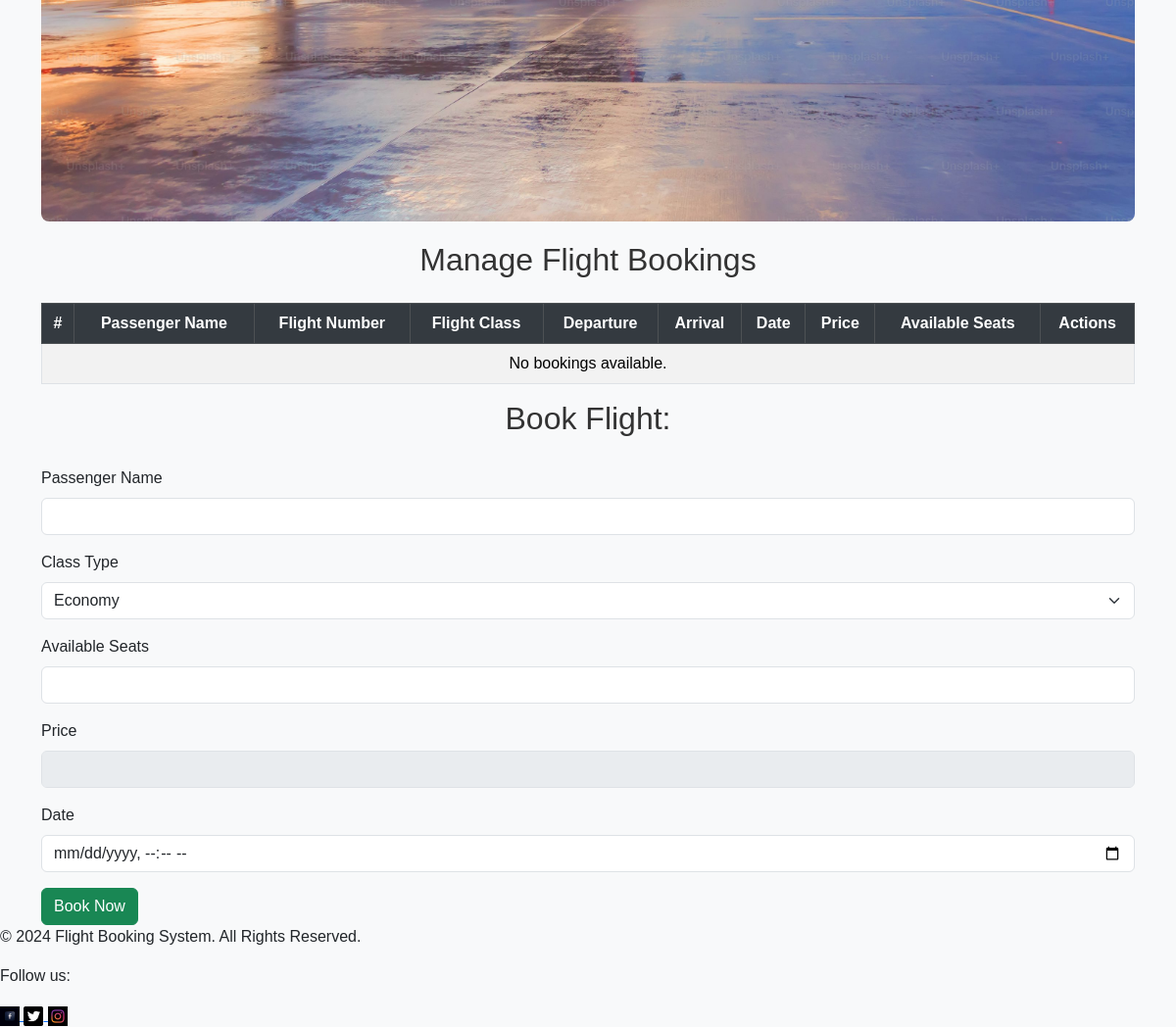
The page /admin_home (signed in, lower part) on the database as committed earlier.
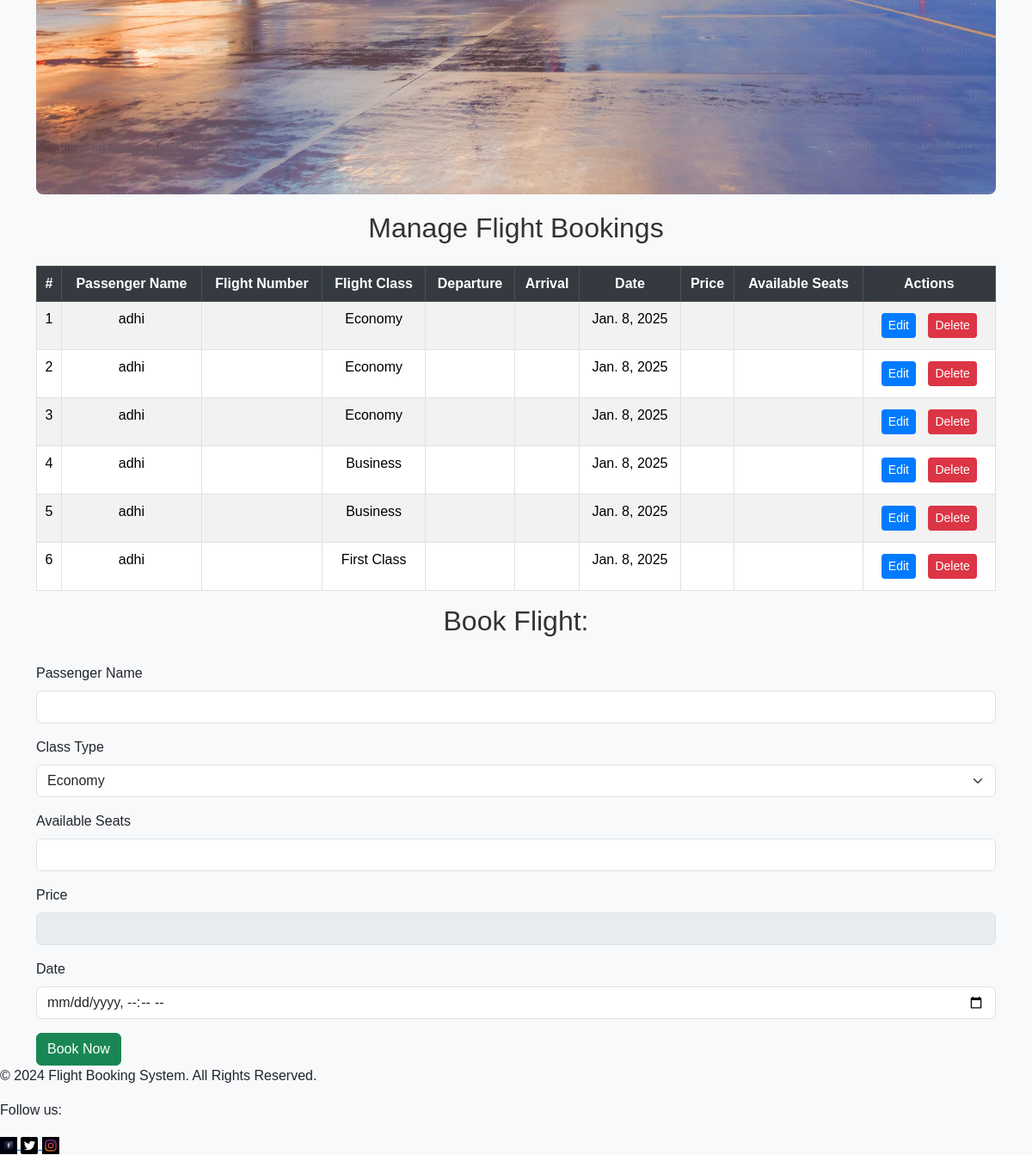
The same page on the database as committed later.
### app/models.py (models this page shows)
class Booking(models.Model):
    user = models.ForeignKey(User, on_delete=models.CASCADE)
    passenger_name = models.CharField(max_length=100)
    flight = models.ForeignKey(Flight, on_delete=models.CASCADE)
    date = models.DateField(auto_now_add=True)
    status = models.CharField(max_length=20, choices=[('Confirmed', 'Confirmed'),('Cancelled', 'Cancelled'),])
    class_type = models.CharField(max_length=50)

### app/views.py (the view)
# urls.py: path('admin_home', views.admin_home, name='admin_home'),
@login_required
def admin_home(request):
    flights = Flight.objects.all()
    bookings = Booking.objects.all()
    return render(request, 'admin/home.html', {'flights': flights, 'bookings': bookings})

### templates/admin/home.html (shortened to what the changed rows need)
<!DOCTYPE html>
<html lang="en">
<head>
    {% load static %}
    <link href="https://cdn.jsdelivr.net/npm/bootstrap@5.3.3/dist/css/bootstrap.min.css" rel="stylesheet">
    <link rel="stylesheet" href="{% static 'css/homestyle.css' %}">
</head>
<body>
    <div class="container mt-4">
        <h2 class="text-center mb-4">Manage Flight Bookings</h2>
        <table class="table table-bordered table-striped">
            <thead class="table-dark">
                <tr>
                    <th>#</th>
                    <th>Passenger Name</th>
                    <th>Flight Number</th>
                    <th>Flight Class</th>
                    <th>Departure</th>
                    <th>Arrival</th>
                    <th>Date</th>
                    <th>Price</th>
                    <th>Available Seats</th>
                    <th>Actions</th>
                </tr>
            </thead>
            <tbody>
                {% for booking in bookings %}
                <tr>
                    <td>{{ forloop.counter }}</td>
                    <td>{{ booking.passenger_name }}</td>
                    <td>{{ booking.flight_number }}</td>
                    <td>{{ booking.class_type }}</td>
                    <td>{{ booking.departure }}</td>
                    <td>{{ booking.arrival }}</td>
                    <td>{{ booking.date }}</td>
                    <td>{{ booking.price }}</td>
                    <td>{{ booking.available_seats }}</td>
                    <td>
                        <a href="{% url 'edit_booking' booking.id %}" class="btn btn-primary btn-sm">Edit</a>
                        <a href="{% url 'delete_booking' booking.id %}" class="btn btn-danger btn-sm">Delete</a>
                    </td>
                </tr>
                {% empty %}
                <tr>
                    <td colspan="10" class="text-center">No bookings available.</td>
                </tr>
                {% endfor %}
            </tbody>
        </table>
        <h2>Book Flight: {{ flight.flight_number }}</h2>
    </div>
</body>
</html>

Rows that differ between the two databases and show on the page:
added Booking: passenger_name "adhi", class_type "Economy", date "Jan. 8, 2025"
added Booking: passenger_name "adhi", class_type "Economy", date "Jan. 8, 2025"
added Booking: passenger_name "adhi", class_type "Economy", date "Jan. 8, 2025"
added Booking: passenger_name "adhi", class_type "Business", date "Jan. 8, 2025"
added Booking: passenger_name "adhi", class_type "Business", date "Jan. 8, 2025"
added Booking: passenger_name "adhi", class_type "First Class", date "Jan. 8, 2025"
Other text that changed with them:
text no longer shown: "No bookings available."
